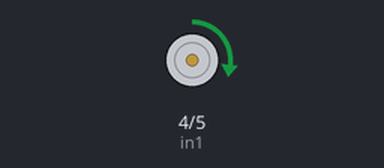
The sketch below on a simulated Arduino Uno, built with avr-gcc and run on an emulated ATmega328P. Shown: motor-driver pin pairs drawn as motors (green arrow = first pin HIGH = forward, orange = second pin HIGH = backward, longer = more drive, scaled by the enable pin).

Above: at 0.2 s.
At 1.02 s:
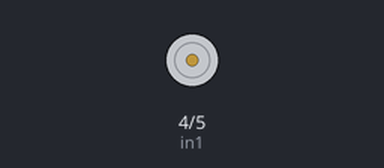
At 1.8 s:
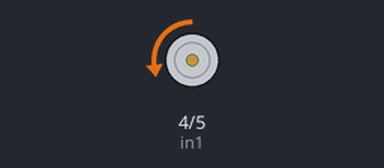
Timing chart, 0 to 3.0 s (numbered marks = the images above):
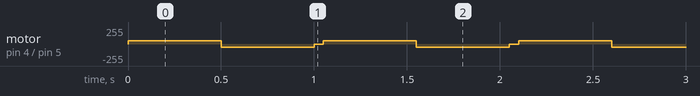

The sketch:

H_Bridge.ino
```cpp
// Motor A
int enA = 9;
int in1 = 4;
int in2 = 5;

void setup(){
  pinMode(enA, OUTPUT);
  pinMode(in1, OUTPUT);
  pinMode(in2, OUTPUT);
  }

void demoOne(){
  // Turn motor A on

  digitalWrite(in1, HIGH);
  digitalWrite(in2, LOW);

  analogWrite(enA, 50);

  delay(500);

  // Reverse direction
  digitalWrite(in1, LOW);
  digitalWrite(in2, HIGH);

  delay(500);

  // Turn off
  digitalWrite(in1, LOW);
  digitalWrite(in2, LOW);
}


void loop(){
  demoOne();
  delay (50);
}
```

Measured:
- by itself, motor on pin 4 (in1) / pin 5 (in2): repeats every 1.1 s: backward 50/255 0.50 s, stopped 0.05 s, forward 50/255 0.50 s
